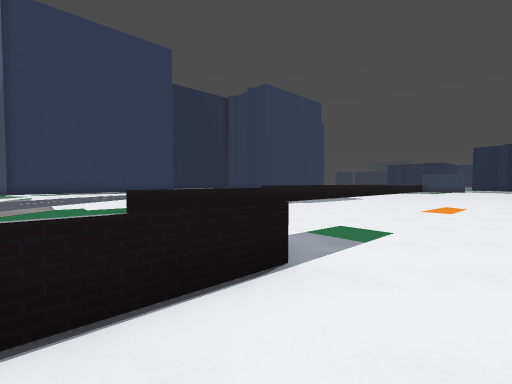
View 1 (above)

16 first-person views from a walk through a level from a Godot 3-D game. The camera is 1.4 m above the floor, tilts 2° down and sees 90° across. The floor is counted in squares, 2 m on a side. Each view is taken from the middle of a square. On the plan, view 1 faces up. The plan holds only what a view shows up to about 9 squares ahead; the rest is blank. The place goes on beyond the plan. Surface patterns are stand-ins for the level's own textures.

View 2
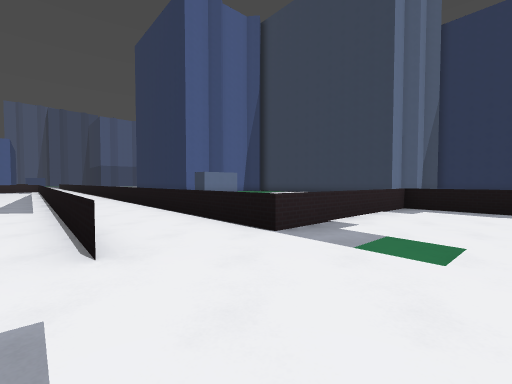

View 3
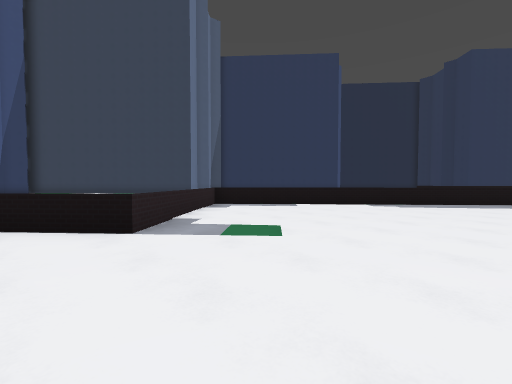

View 4
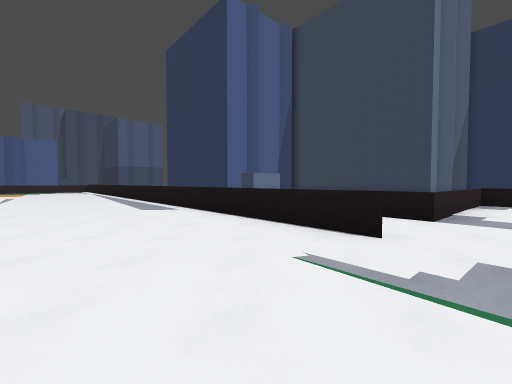

View 5
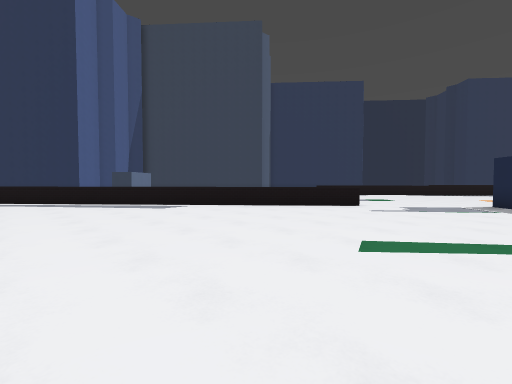

View 6
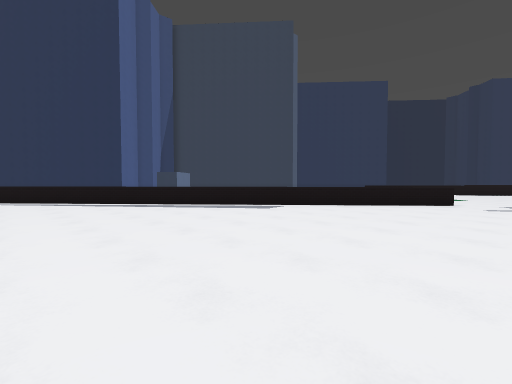

View 7
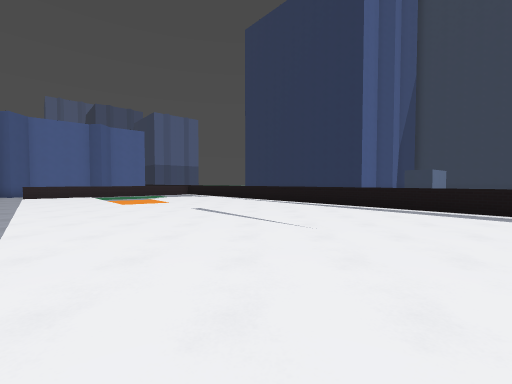

View 8
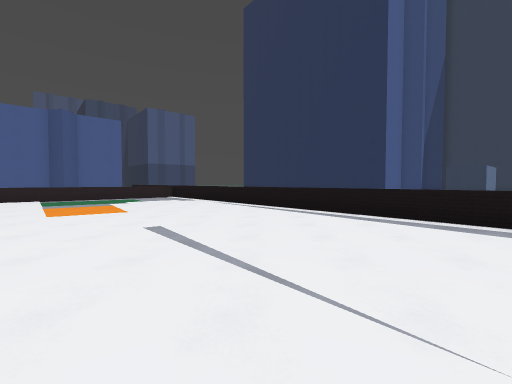

View 9
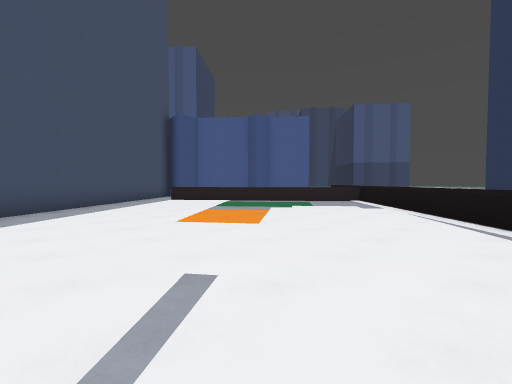

View 10
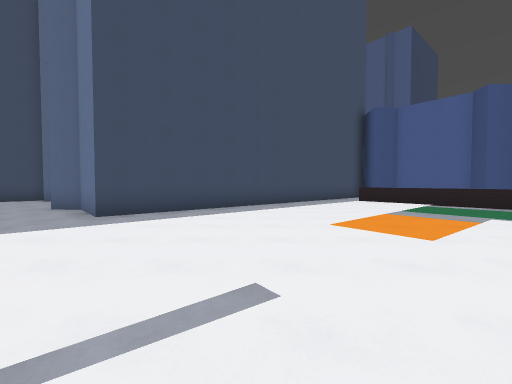

View 11
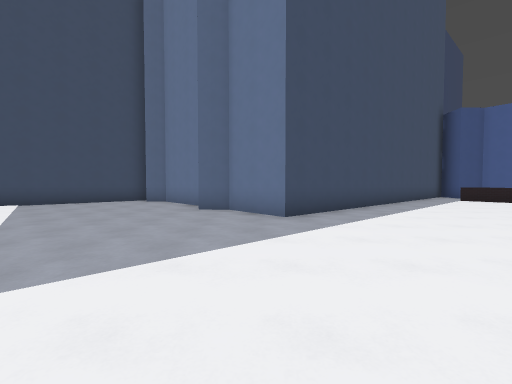

View 12
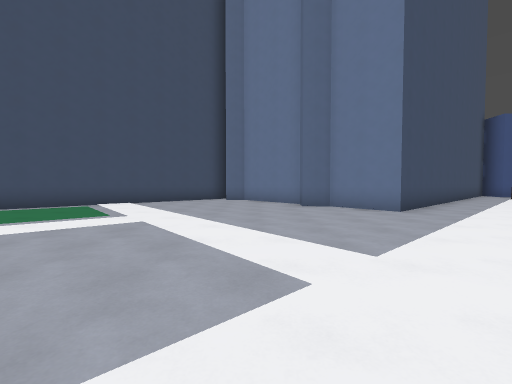

View 13
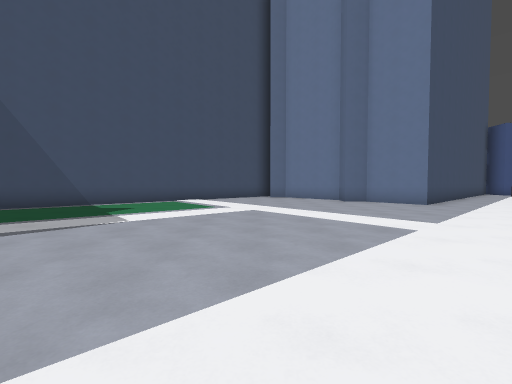

View 14
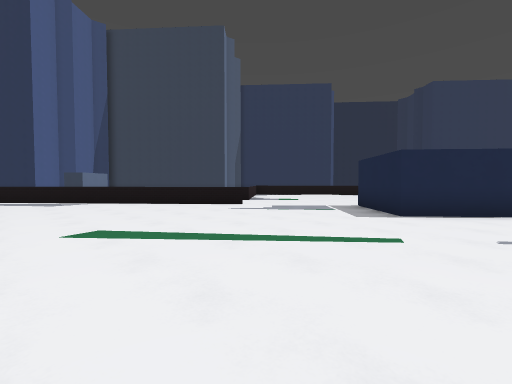

View 15
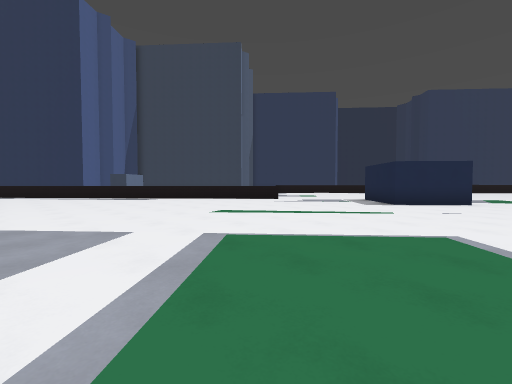

View 16
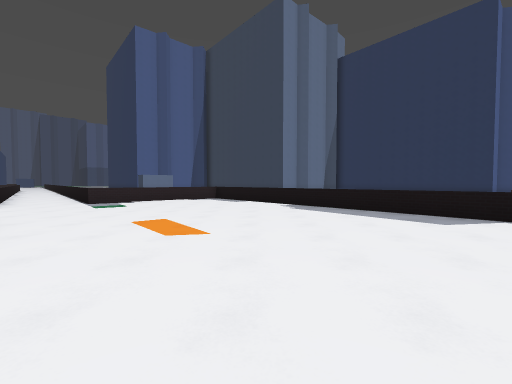

### Floor plan
Points are (right, up) in squares from view 1. A wall is a line through its corners. A room is listed if a view was taken in it or the views show most of it. See-through windows are left out.
Room 1 (view 1)
walls: (0.3, 2.3) (-11, -7.6)
ways out: opening at (1, 1) to room 2; gap at (-1, -1)
Room 2 (views 2, 3, 4, 5, 6, 7, 8, 9, 10, 11, 12, 13, 14, 15, 16)
walls: (1.9, 0.7) (-14.3, -13.5); (8.2, 2.4) (6.4, 0.9) (4.6, 2.9); (4.4, -19.1) (9.5, -14.5); (-7.4, -19.5) (-2.6, -15.4) (-1.3, -16.9) (-0.5, -16.9) (-0.5, -17.8) (0.6, -19); (-12.9, -16.9) (-11, -19); (4.3, 12.8) (-3.1, 6.1) (0.3, 2.3)
ways out: opening at (1, 1) to room 1

Where each view was taken, in squares from view 1:
view 1: 0 up, 0 right, facing up
view 2: 2 up, 4 right, facing left
view 3: 1 up, 4 right, facing up-left
view 4: 1 down, 5 right, facing left
view 5: 7 down, 5 right, facing up-left
view 6: 9 down, 3 right, facing up-left
view 7: 10 down, 1 right, facing left
view 8: 10 down, 2 left, facing left
view 9: 10 down, 5 left, facing down-left
view 10: 10 down, 6 left, facing down
view 11: 10 down, 2 left, facing down
view 12: 9 down, 1 right, facing down
view 13: 7 down, 3 right, facing down
view 14: 5 down, 8 right, facing up-left
view 15: 8 down, 9 right, facing up-left
view 16: 8 up, 9 right, facing left
